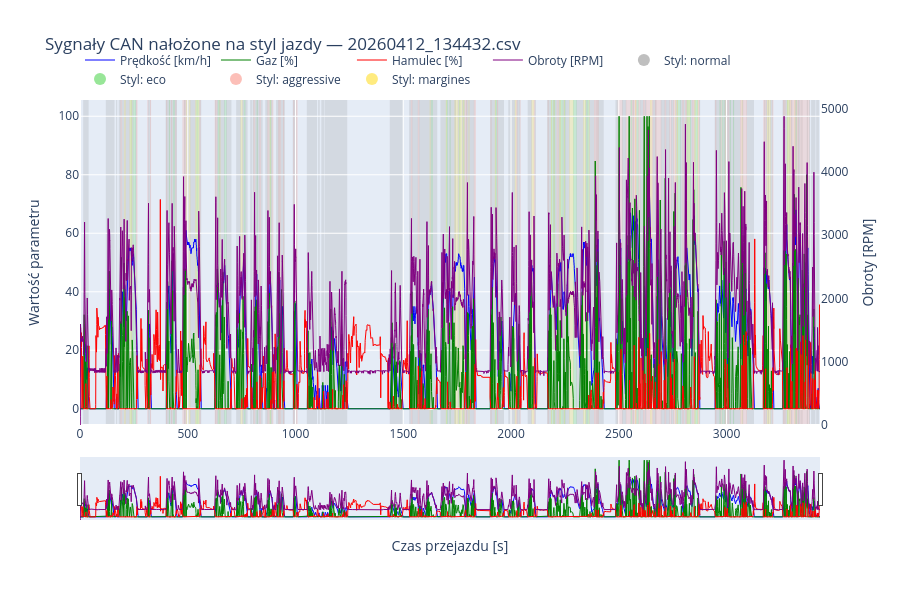

The code cell stored with this chart in its notebook:
### Markdown cell above
## 9. Wizualizacja etykiet na przebiegu przejazdu

Nakładamy nadane etykiety (`eco` / `normal` / `aggressive`) na surowe sygnały CAN (prędkość, gaz, hamulec) w czasie dla wybranego pliku. Pozwala wzrokowo zweryfikować, czy reguły łapią zamierzone momenty. Pas marginesu (p25–p50, odrzucony z treningu) zaznaczony osobnym kolorem.

### Code cell
# Interactive plot (Plotly) — zoom / pan / box-zoom, toggle series via legend.
# pip install plotly  (if missing)
import plotly.graph_objects as go

# Pick a trip to visualise (change index to inspect other files)
sample_file = feat_df["source_file"].unique()[19]

df_raw    = raw_all[raw_all["source_file"] == sample_file].copy()
df_labels = feat_df[feat_df["source_file"] == sample_file].copy().sort_values("ts_end")

t0 = df_raw["timestamp"].min()
df_raw["time_s"]    = (df_raw["timestamp"] - t0) / 1000.0
df_labels["time_s"] = (df_labels["ts_end"] - t0) / 1000.0

MAX_TIME = 10000.0
df_raw    = df_raw[df_raw["time_s"] <= MAX_TIME]
df_labels = df_labels[df_labels["time_s"] <= MAX_TIME]

# Pedals to 0-100% (throttle 0-255, brake 0-1023)
df_raw["throttle_pct"] = df_raw["throttle"] / 2.55
df_raw["brake_pct"]    = df_raw["brake"] / 10.23

color_map = {"normal": "gray", "eco": "limegreen", "aggressive": "salmon", "margines": "gold"}

# Merge consecutive windows with the same label into single bands (few shapes -> fast)
bands = []
cur_lbl, cur_start, cur_end = None, None, None
for _, row in df_labels.iterrows():
    lbl   = row["label"] if pd.notna(row["label"]) else "margines"
    start = max(0.0, row["time_s"] - WIN_SEC)
    end   = row["time_s"]
    if lbl == cur_lbl and start <= cur_end:      # same label and overlapping -> extend
        cur_end = end
    else:
        if cur_lbl is not None:
            bands.append((cur_lbl, cur_start, cur_end))
        cur_lbl, cur_start, cur_end = lbl, start, end
if cur_lbl is not None:
    bands.append((cur_lbl, cur_start, cur_end))

fig = go.Figure()

# Label background bands
for lbl, x0, x1 in bands:
    fig.add_vrect(x0=x0, x1=x1, fillcolor=color_map.get(lbl, "white"),
                  opacity=0.18, line_width=0, layer="below")

# Raw signals
fig.add_trace(go.Scatter(x=df_raw["time_s"], y=df_raw["speed"],
                         name="Prędkość [km/h]", line=dict(color="blue", width=1)))
fig.add_trace(go.Scatter(x=df_raw["time_s"], y=df_raw["throttle_pct"],
                         name="Gaz [%]", line=dict(color="green", width=1)))
fig.add_trace(go.Scatter(x=df_raw["time_s"], y=df_raw["brake_pct"],
                         name="Hamulec [%]", line=dict(color="red", width=1)))
# RPM on a secondary y-axis (much larger scale than speed/pedals)
fig.add_trace(go.Scatter(x=df_raw["time_s"], y=df_raw["rpm"],
                         name="Obroty [RPM]", line=dict(color="purple", width=1),
                         yaxis="y2"))

# Dummy traces so the label colors appear in the legend
for lbl, col in color_map.items():
    fig.add_trace(go.Scatter(x=[None], y=[None], mode="markers",
                             marker=dict(size=12, color=col, opacity=0.5),
                             name=f"Styl: {lbl}"))

fig.update_layout(
    title=f"Sygnały CAN nałożone na styl jazdy — {sample_file}",
    xaxis_title="Czas przejazdu [s]",
    yaxis_title="Wartość parametru",
    yaxis2=dict(title="Obroty [RPM]", overlaying="y", side="right",
                showgrid=False, rangemode="tozero"),
    height=600,
    hovermode="x unified",
    dragmode="pan",          # drag = pan; scroll wheel = zoom
    legend=dict(orientation="h", yanchor="bottom", y=1.02),
)
fig.update_xaxes(rangeslider=dict(visible=True))   # mini-overview slider at the bottom

fig.show(config={"scrollZoom": True})
